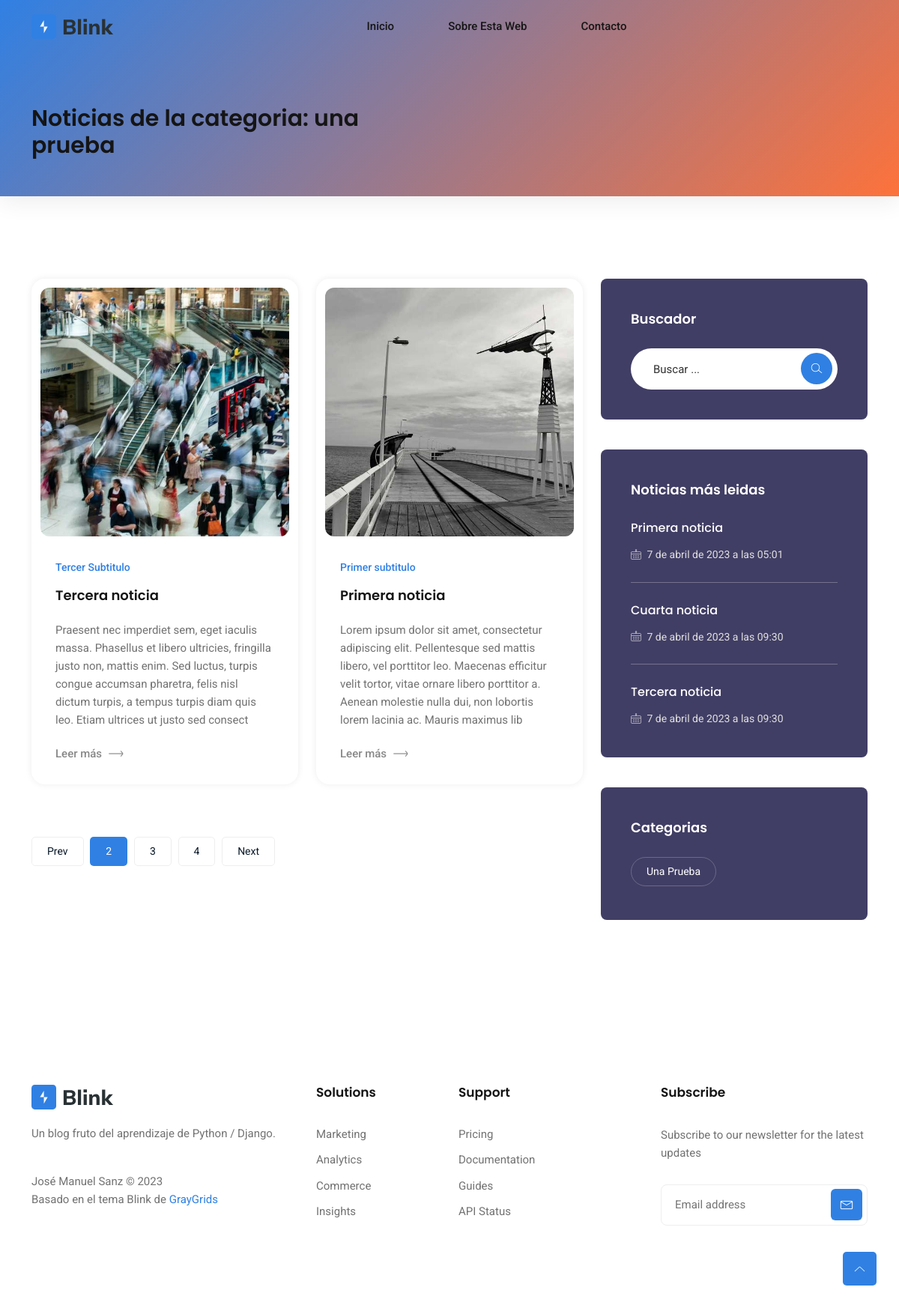
Screenshot of /categoria/una-prueba/ with the database file from the repository.
### core/models.py (models this page shows, shortened)
class Pagina(models.Model):
    id = models.AutoField(primary_key=True)
    titulo = models.CharField(max_length=250)
    slug = models.SlugField(unique=True, default=0)
    subtitulo = models.CharField(max_length=250)
    contenido = models.TextField()
    imagen = models.ImageField(upload_to='paginas')
    fecha_creacion = models.DateTimeField(auto_now_add=True) # Se añade la hora de forma automática cuando se crea el registro
    fecha_actualizacion = models.DateTimeField(auto_now=True) # Se añade la hora de forma automática al actualizarse el campo
    class Meta:
        verbose_name = "pagina"
        verbose_name_plural = "paginas"
        ordering = ["-fecha_creacion"] # Ordena por defecto de mas antiguo a mas nuevo, con (-NombreCampo), cambia a la inversa

### blog/models.py (models this page shows, shortened)
class Categoria(models.Model):
    nombre = models.CharField(max_length=100)
    slug = models.SlugField(unique=True, default=0)
    noticias = models.ManyToManyField(Blog, related_name='categorias')

class Blog(models.Model):
    id = models.AutoField(primary_key=True)
    titulo = models.CharField(max_length=250)
    slug = models.SlugField(unique=True, default=0)
    subtitulo = models.CharField(max_length=250)
    contenido = models.TextField()
    imagen = models.ImageField(upload_to='blog')
    fecha_creacion = models.DateTimeField(auto_now_add=True) # Se añade la hora de forma automática cuando se crea el registro
    fecha_actualizacion = models.DateTimeField(auto_now=True) # Se añade la hora de forma automática al actualizarse el campo
    autor = models.ForeignKey(Autor, on_delete=models.CASCADE, related_name='blogs')
    num_visitas = models.PositiveIntegerField(default=0) # Nuevo campo para contabilizar el número de visitas
    class Meta:
        verbose_name = "noticia"
        verbose_name_plural = "noticias"
        ordering = ["-fecha_creacion"] # Ordena por defecto de mas antiguo a mas nuevo, con (-NombreCampo), cambia a la inversa

### blog/views.py (the view)
# urls.py: path('categoria/<slug:slug>/', categoria.as_view(), name='categoria'),
class categoria(DetailView):
    model = Categoria
    template_name = 'blog/categoria.html'
    context_object_name = 'categoria'
    slug_field = 'slug'
    def get_context_data(self, **kwargs):
        context = super().get_context_data(**kwargs)
        categoria_actual = self.get_object()
        noticias = categoria_actual.noticias.all()
        context['noticias'] = noticias
        return context

### blog/utils.py (called while the page is built)
def mas_leidas():
    return Blog.objects.all().order_by('-num_visitas')[:3]

def lista_categorias():
   return Categoria.objects.all()

### core/utils.py (called while the page is built)
def obtener_paginas():
    return Pagina.objects.all()

### core/views.py (called while the page is built)
def paginas_context(request):
    return {'paginas': obtener_paginas()}

def noticias_context(request):
    return {'mas_leidas': mas_leidas()}

def categorias_context(request):
    return {'categorias': lista_categorias()}

### blog/templates/blog/categoria.html (shortened to what this page needs)
{% extends 'core/base.html' %}
    {% block content %}
    <div class=row>
   {% for noticias in noticias %}
    <div class="col-lg-6 col-md-6 col-12">
    <div class=single-blog-grid>
    <div class=blog-img>
    <a href="/blog/{{noticias.slug}}">
        <img data-pagespeed-high-res-src="{{ noticias.imagen.url }}" alt="#" data-pagespeed-url-hash=1334232145 src="{{ noticias.imagen.url }}" onload="pagespeed.switchToHighResAndMaybeBeacon(this);" onerror="this.onerror=null;pagespeed.switchToHighResAndMaybeBeacon(this);">
    </a>
    </div>
    <div class=blog-content>
    <a class=category href="javascript:void(0)">{{noticias.subtitulo}}</a>
    <h4>
    <a href="/blog/{{noticias.slug}}">{{noticias.titulo}}</a>
    </h4>
    <p>{{ noticias.contenido|slice:":250" }}</p>
    <a href="/blog/{{noticias.slug}}" class=more-btn>Leer más <i class="lni lni-arrow-right"></i></a>
    </div>
    </div>
    </div>
   {% endfor %}
    </div>
    <div class="pagination left">
    <ul class=pagination-list>
    <li><a href="javascript:void(0)">Prev</a></li>
    <li class=active><a href="javascript:void(0)">2</a></li>
    <li><a href="javascript:void(0)">3</a></li>
    <li><a href="javascript:void(0)">4</a></li>
    <li><a href="javascript:void(0)">Next</a></li>
    </ul>
    </div>
    {% endblock %}

### core/templates/core/base.html (shortened to what this page needs)
<!DOCTYPE html>
<html lang="es-ES">
<head>
    {% load static %}
    <link rel="stylesheet" href="{% static 'core/assets/css/bootstrap.min.css' %}" />
    <link rel="stylesheet" href="{% static 'core/assets/css/LineIcons.3.0.css' %}" />
    <link rel="stylesheet" href="{% static 'core/assets/css/animate.css' %}" />
    <link rel="stylesheet" href="{% static 'core/assets/css/tiny-slider.css' %}" />
    <link rel="stylesheet" href="{% static 'core/assets/css/glightbox.min.css' %}" />
    <link rel="stylesheet" href="{% static 'core/assets/css/main.css' %}" />
</head>
<body>
<header class="header navbar-area">
    <div class="container">
        <div class="row align-items-center">
            <div class="col-lg-12">
                <div class="nav-inner">
                    <nav class="navbar navbar-expand-lg">
                        <a class="navbar-brand" href="{% url 'home' %}">
                            <img src="{% static 'core/assets/images/logo/logo.svg' %}" alt="Logo">
                        </a>
                        <div class="collapse navbar-collapse sub-menu-bar" id="navbarSupportedContent">
                            <ul id="nav" class="navbar-nav ms-auto">
                                <li class="nav-item"><a class="nav-item px-lg-3 py-3 py-lg-4" href="{% url 'home' %}">Inicio</a></li>
                                 {% for pagina in paginas %}
                                     <li class="nav-item"><a class="nav-item px-lg-3 py-3 py-lg-4" href="/pagina/{{pagina.slug}}/">{{ pagina.titulo }}</a></li>
                                 {% endfor %}
                                 <li class="nav-item"><a class="nav-item px-lg-3 py-3 py-lg-4" href="{% url 'contacto' %}">Contacto</a></li>
                            </ul>
                        </div>
                    </nav>
                </div>
            </div>
        </div>
    </div>
</header>
<div class=breadcrumbs>
<div class=container>
<div class="row align-items-center">
<div class="col-lg-6 col-md-6 col-12">
<div class=breadcrumbs-content>
<h2 class=page-title>
    {% if noticia %}
        <h2>{{ noticia.titulo }}</h2>
        <h3>{{ noticia.subtitulo}}</h3>
    {% elif pagina %}
        <h2>{{ pagina.titulo }}</h2>
        <h3>{{ pagina.subtitulo }}</h3>
    {% elif categoria %}
        <h3>Noticias de la categoria: {{ categoria.nombre}}</h3>
    {% elif resultados %}
        <h3>Resultados de la busqueda</h3>
        {% else %}
        <h2>Inicio</h2>
    {% endif %}
</h2>
</div>
</div>
</div>
</div>
</div>
<section class="section blog-grid-page">
<div class=container>
<div class=row>
<div class="col-lg-8 col-md-12 col-12">
{% block content %}
{% endblock %}
</div>
<aside class="col-lg-4 col-md-12 col-12">
<div class=sidebar>
<div class="widget search-widget">
<h5 class=widget-title>Buscador</h5>
<form id="BusquedaForm" action="{% url 'buscar_noticias' %}" method="POST">
<input type=text name="cadena" placeholder="Buscar ...">
<button type=submit><i class="lni lni-search-alt"></i></button>
</form>
</div>
<div class="widget popular-feeds">
<h5 class=widget-title>Noticias más leidas</h5>
<div class=popular-feed-loop>
    {% for noticia in mas_leidas %}
        <div class=single-popular-feed>
        <div class=feed-desc>
        <h6 class=post-title><a href="/blog/{{noticia.slug}}">{{ noticia.titulo }}</a></h6>
        <span class=time><i class="lni lni-calendar"></i> {{ noticia.fecha_creacion }}</span>
    </div>
    </div>
    {% endfor %}
</div>
</div>
<div class="widget popular-tag-widget">
<h5 class=widget-title>Categorias</h5>
<div class=tags>
{% for categoria in categorias %}
<a href="/categoria/{{categoria.slug}}/"> {{ categoria.nombre}}</a>
{% endfor %}
</div>
</div>
</div>
</aside>
</div>
</div>
</section>
<footer class="footer section">
<div class=footer-top>
<div class=container>
<div class=inner-content>
<div class=row>
<div class="col-lg-4 col-md-6 col-12">
<div class="single-footer f-about">
<div class=logo>
<a href="{% url 'home' %}">
<img src="{% static 'core/assets/images/logo/logo.svg' %}" alt="#">
</a>
</div>
<p>Un blog fruto del aprendizaje de Python / Django.</p>
<p class=copyright-text><span>José Manuel Sanz © 2023 </span>Basado en el tema Blink de <a href="https://graygrids.com/" rel=nofollow target=_blank>GrayGrids</a>
</p>
</div>
</div>
<div class="col-lg-2 col-md-6 col-12">
<div class="single-footer f-link">
<h3>Solutions</h3>
<ul>
<li><a href="javascript:void(0)">Marketing</a></li>
<li><a href="javascript:void(0)">Analytics</a></li>
<li><a href="javascript:void(0)">Commerce</a></li>
<li><a href="javascript:void(0)">Insights</a></li>
</ul>
</div>
</div>
<div class="col-lg-2 col-md-6 col-12">
<div class="single-footer f-link">
<h3>Support</h3>
<ul>
<li><a href="javascript:void(0)">Pricing</a></li>
<li><a href="javascript:void(0)">Documentation</a></li>
<li><a href="javascript:void(0)">Guides</a></li>
<li><a href="javascript:void(0)">API Status</a></li>
</ul>
</div>
</div>
<div class="col-lg-4 col-md-6 col-12">
<div class="single-footer newsletter">
<h3>Subscribe</h3>
<p>Subscribe to our newsletter for the latest updates</p>
<form action="#" method=get target=_blank class=newsletter-form>
<input name=EMAIL placeholder="Email address" required=required type=email>
<div class=button>
<button class=sub-btn><i class="lni lni-envelope"></i>
</button>
</div>
</form>
</div>
</div>
</div>
</div>
</div>
</div>
</footer>
    <a href="#" class="scroll-top">
        <i class="lni lni-chevron-up"></i>
    </a>
</body>
</html>

### rows the page displays
Pagina: titulo "Sobre Esta Web"
Categoria: nombre "una prueba", nombre "Una Prueba"
Blog: imagen (picture), subtitulo "Tercer Subtitulo", titulo "Tercera noticia", contenido "Praesent nec imperdiet sem, eget iaculis massa. Phasellus et libero ultricies, fringilla justo non, mattis enim. Sed luctus, turpis congue accumsan pharetra, felis nisl dictum turpis, a tempus turpis diam quis leo. Etiam ultrices ut justo sed consect", fecha_creacion "7 de abril de 2023 a las 09:30"
Blog: imagen (picture), subtitulo "Primer subtitulo", titulo "Primera noticia", contenido "Lorem ipsum dolor sit amet, consectetur adipiscing elit. Pellentesque sed mattis libero, vel porttitor leo. Maecenas efficitur velit tortor, vitae ornare libero porttitor a. Aenean molestie nulla dui, non lobortis lorem lacinia ac. Mauris maximus lib", fecha_creacion "7 de abril de 2023 a las 05:01"
Blog: titulo "Cuarta noticia", fecha_creacion "7 de abril de 2023 a las 09:30"
